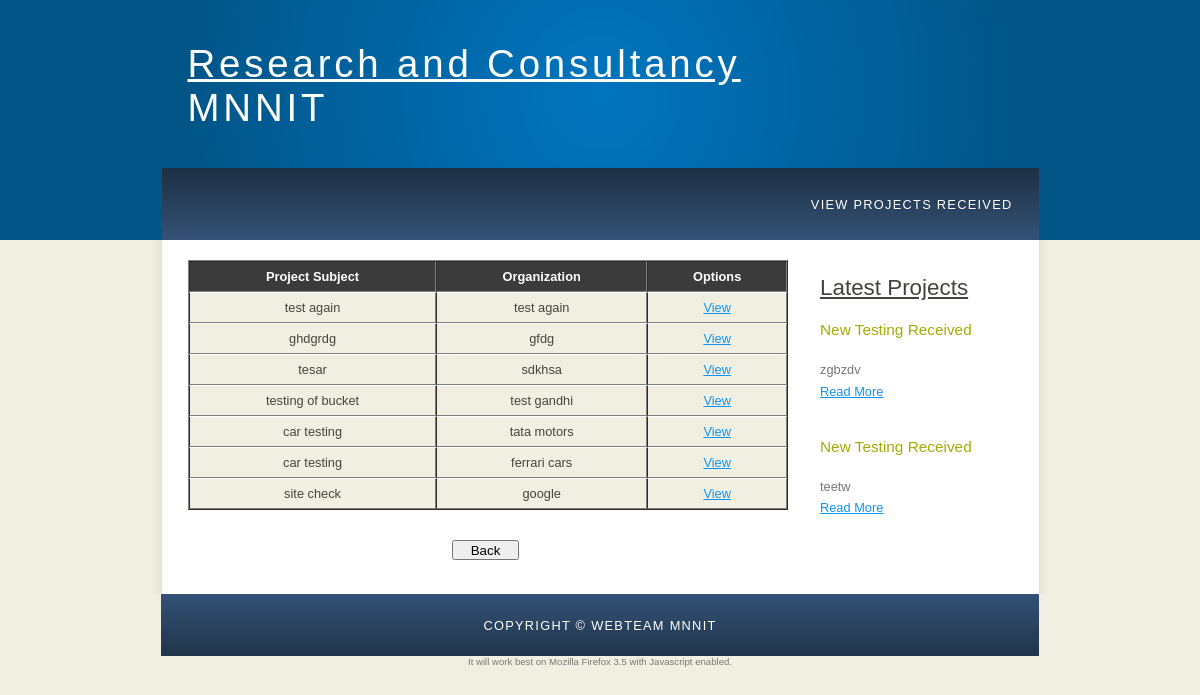
The page /intro_fee_received.php on the database its author committed.
### tables this page shows
CREATE TABLE IF NOT EXISTS `project_letter_detail` (
  `project_no` varchar(20) NOT NULL,
  `organization` varchar(50) NOT NULL,
  `street` varchar(50) NOT NULL,
  `city` varchar(30) NOT NULL,
  `state` varchar(30) NOT NULL,
  `pin_code` int(10) NOT NULL,
  `email_id` varchar(50) NOT NULL,
  `letter_no` varchar(40) NOT NULL,
  `date` date NOT NULL,
  `subject` varchar(70) NOT NULL,
  `testing` varchar(70) NOT NULL,
  `time` timestamp NOT NULL DEFAULT CURRENT_TIMESTAMP,
  PRIMARY KEY (`project_no`)
);

CREATE TABLE IF NOT EXISTS `project_track_record` (
  `project_no` varchar(20) NOT NULL,
  `1` int(1) NOT NULL DEFAULT '0',
  `1_time` datetime NOT NULL,
  `2` int(1) NOT NULL DEFAULT '0',
  `2_time` datetime NOT NULL,
  `3` int(1) NOT NULL DEFAULT '0',
  `3_time` datetime NOT NULL,
  `4` int(1) NOT NULL DEFAULT '0',
  `4_time` datetime NOT NULL,
  `5` int(1) NOT NULL DEFAULT '0',
  `5_time` datetime NOT NULL,
  `6` int(1) NOT NULL DEFAULT '0',
  `6_time` datetime NOT NULL,
  `7` int(1) NOT NULL DEFAULT '0',
  `7_time` datetime NOT NULL,
  `8` int(1) NOT NULL DEFAULT '0',
  `8_time` datetime NOT NULL,
  `9` int(1) NOT NULL DEFAULT '0',
  `9_time` datetime NOT NULL,
  `10` int(1) NOT NULL DEFAULT '0',
  `10_time` datetime NOT NULL,
  `11` int(1) NOT NULL DEFAULT '0',
  `11_time` datetime NOT NULL,
  `12` int(1) NOT NULL,
  `12_time` datetime NOT NULL,
  `13` int(11) NOT NULL DEFAULT '0',
  `13_time` datetime NOT NULL,
  `14` int(11) NOT NULL DEFAULT '0',
  `14_time` datetime NOT NULL,
  `15` int(11) NOT NULL DEFAULT '0',
  `15_time` datetime NOT NULL,
  `16` int(11) NOT NULL DEFAULT '0',
  `16_time` datetime NOT NULL,
  `17` int(11) NOT NULL DEFAULT '0',
  `17_time` datetime NOT NULL,
  `18` int(11) NOT NULL DEFAULT '0',
  `18_time` datetime NOT NULL,
  `19` int(11) NOT NULL DEFAULT '0',
  `19_time` datetime NOT NULL,
  `20` int(11) NOT NULL DEFAULT '0',
  `20_time` datetime NOT NULL,
  `21` int(11) NOT NULL,
  `21_time` datetime NOT NULL,
  PRIMARY KEY (`project_no`),
  UNIQUE KEY `project_no` (`project_no`)
);

### intro_fee_received.php (the view, shortened to what this page needs)
<!DOCTYPE html PUBLIC "-//W3C//DTD XHTML 1.0 Transitional//EN" "http://www.w3.org/TR/xhtml1/DTD/xhtml1-transitional.dtd">
<html xmlns="http://www.w3.org/1999/xhtml">
<head>
</head>
<body>
<?php include "inctop.php";
?>
   <table width="600" border="1" cellspacing="0" cellpadding="0" align="center" id="project_received">
  <tr>
    <th scope="col" align="center">Project Subject</th>
    <th scope="col" align="center">Organization</th>
    <th scope="col"  align="center">Options</th>
  </tr>
<?php
$query= "select * from project_track_record where `11` like 1";
$query_result=mysql_query($query) or die(mysql_error());
if($query_result)
while($array=mysql_fetch_array($query_result))
{
	$project_no=$array['project_no'];
	$wq= mysql_query("select * from consultancy.project_letter_detail where project_no like '$project_no' ");
	$awq=mysql_fetch_array($wq);
	echo "<tr>";
	echo "<td align=\"center\">".$awq['subject']."</td>";
	echo "<td align=\"center\">".$awq['organization']."</td>";
	echo "<td align=\"center\"><a href=\"?view=".$array['project_no']."\">View</a></td>";
	echo "</tr>";
}
?>
</table>
<br />
<br />
   <div align="center"><input id="backForm" class="button_text" style="height:1.5em; width:5em;" type="button" name="Back" value="Back" onclick="history.go(-1);return true;"></div>
   <?php include"incbottom.php";?>
</body>
</html>

### inctop.php (shortened to what this page needs)
<?php
echo " <meta name=\"description\" content=\"website description\" />
  <meta name=\"keywords\" content=\"website keywords, website keywords\" />
  <meta http-equiv=\"content-type\" content=\"text/html; charset=windows-1252\" />
  <link rel=\"stylesheet\" type=\"text/css\" href=\"style/style.css\" title=\"style\" />
  <div id=\"main\">
   <div id=\"header\">
        <div id=\"logo\">
	     <div id=\"logo_text\">
          <h1><u>Research and Consultancy </u></br>MNNIT</h1>
          <h2></h2>
        </div>
      </div>
      <div id=\"menubar\">
        <ul id=\"menu\">
         ";
        echo "<li><a href=\"status.php\">View Projects Received</a></li>";
		echo "</ul>
      </div>
    </div>
    <div id=\"site_content\">
      <div class=\"sidebar\">
        <h3><u>Latest Projects</u></h3>";
	$inc_q=mysql_query("select * from project_letter_detail,project_contact_detail where project_contact_detail.project_no = project_letter_detail.project_no order by project_letter_detail.time desc limit 0,2") or die(mysql_error());
	if($inc_q)
	while($inc_array=mysql_fetch_array($inc_q))
	{
		$str=substr($inc_array['subject'],0,30);
		echo "<h4>New Testing Received</h4>";
    echo "<h5>".$inc_array['rec_date']."</h5>
        <p>".$str."<br /><a href=\"?sidebar_view=".$inc_array['project_no']."\">Read More</a></p>
        <br />";
	}
    echo "  </div>
      <div id=\"content\">";
?>

### final/style/style.css (style rules this page uses)
html { height: 100%; }
* { margin: 0; padding: 0; }
body { font: normal .80em 'trebuchet ms', arial, sans-serif; background: #F0EFE2; color: #777; }
p { padding: 0 0 20px 0; line-height: 1.7em; }
h1, h2, h3, h4, h5, h6 { font: normal 175% 'century gothic', arial, sans-serif; color: #43423F; margin: 0 0 15px 0; padding: 15px 0 5px 0; }
h2 { font: normal 175% 'century gothic', arial, sans-serif; color: #A4AA04; }
h4, h5, h6 { margin: 0; padding: 0 0 5px 0; font: normal 120% arial, sans-serif; color: #A4AA04; }
h5, h6 { font: italic 95% arial, sans-serif; padding: 0 0 15px 0; color: #000; }
a, a:hover { outline: none; text-decoration: underline; color: #1293EE; }
ul { margin: 2px 0 22px 17px; }
ul li { list-style-type: circle; margin: 0 0 6px 0; padding: 0 0 4px 5px; }
#main, #logo, #menubar, #site_content, #footer { margin-left: auto; margin-right: auto; }
#header { background: #025587; height: 240px; }
#logo { width: 825px; position: relative; height: 168px; background: #025587 url(logo.png) no-repeat; }
#logo #logo_text { position: absolute; top: 20px; left: 0; }
#logo h1, #logo h2 { font: normal 300% 'century gothic', arial, sans-serif; border-bottom: 0; text-transform: none; margin: 0; }
#logo_text h1, #logo_text h1 a, #logo_text h1 a:hover { padding: 22px 0 0 0; color: #FFF; letter-spacing: 0.1em; text-decoration: none; }
#logo_text h2 { font-size: 100%; padding: 4px 0 0 0; color: #DDD; }
#menubar { width: 877px; height: 72px; padding: 0; background: #29415D url(menu.png) repeat-x; }
ul#menu, ul#menu li { float: right; margin: 0; padding: 0; }
ul#menu li { list-style: none; }
ul#menu li a { letter-spacing: 0.1em; font: normal 100% 'lucida sans unicode', arial, sans-serif; display: block; float: left; height: 37px; padding: 29px 26px 6px 26px; text-align: center; color: #FFF; text-transform: uppercase; text-decoration: none; background: transparent; }
#site_content { width: 837px; overflow: hidden; margin: 0 auto 0 auto; padding: 20px 24px 20px 37px; background: #FFF url(content.png) repeat-y; }
.sidebar { float: right; width: 190px; padding: 0 15px 20px 15px; }
#content { text-align: left; width: 595px; padding: 0; }
table tr th, table tr td { background: #3B3B3B; color: #FFF; padding: 7px 4px; text-align:!important; }
table tr td { background: #F0EFE2; color: #47433F; border-top: 1px solid #FFF; }

### rows shown on the page
project_letter_detail: subject "zgbzdv"
project_letter_detail: subject "teetw"
project_track_record: project_letter_detail.subject "test again", project_letter_detail.organization "test again"
project_track_record: project_letter_detail.subject "ghdgrdg", project_letter_detail.organization "gfdg"
project_track_record: project_letter_detail.subject "tesar", project_letter_detail.organization "sdkhsa"
project_track_record: project_letter_detail.subject "testing of bucket", project_letter_detail.organization "test gandhi"
project_track_record: project_letter_detail.subject "car testing", project_letter_detail.organization "tata motors"
project_track_record: project_letter_detail.subject "car testing", project_letter_detail.organization "ferrari cars"
project_track_record: project_letter_detail.subject "site check", project_letter_detail.organization "google"
